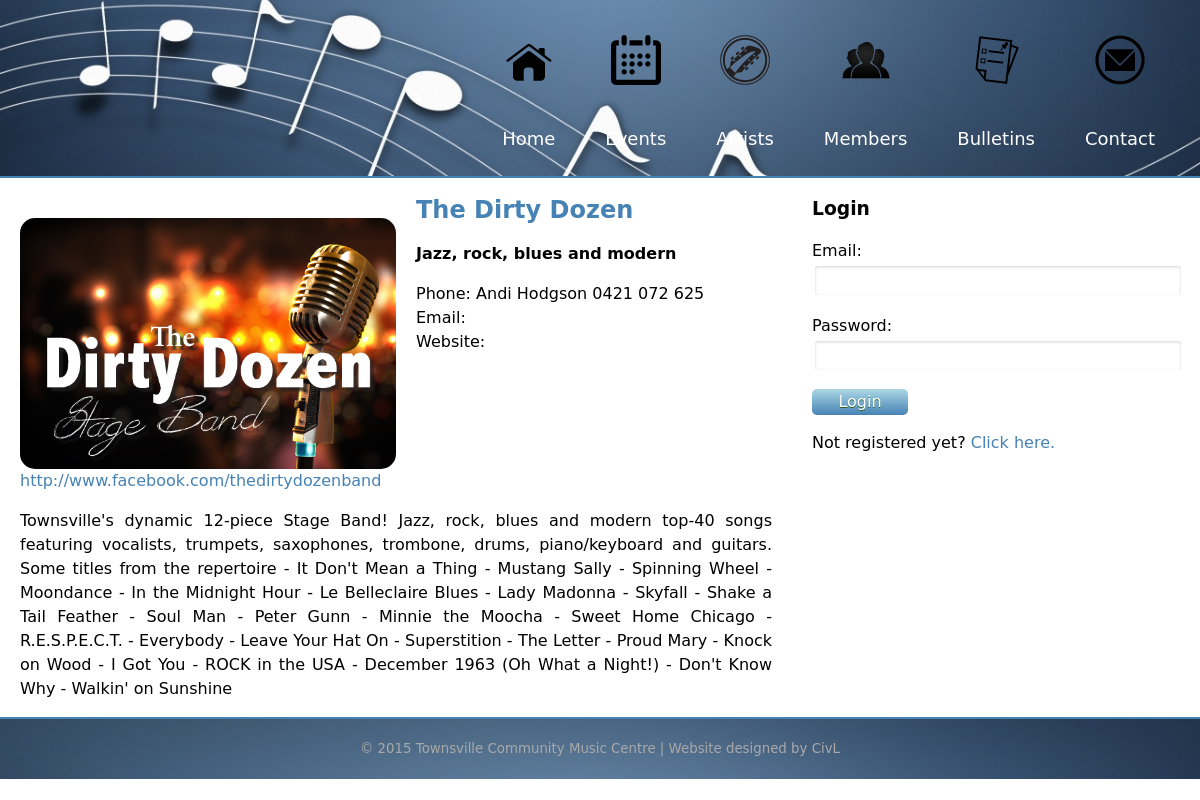
Page /artistDetail.php?artist_id=34 on the committed database.
### tables this page shows
CREATE TABLE "artist" (
  "artist_id" integer NOT NULL PRIMARY KEY AUTOINCREMENT,
  "artist_name" text NOT NULL,
  "artist_category" text NOT NULL,
  "artist_phone" text NOT NULL,
  "artist_email" text NOT NULL,
  "artist_website" text NOT NULL,
  "artist_photo" text NOT NULL,
  "artist_genre" text NOT NULL,
  "artist_info" text NOT NULL,
  "artist_featured" text NOT NULL,
  "user_id" text NOT NULL,
  FOREIGN KEY ("user_id") REFERENCES "user" ("user_id") ON DELETE NO ACTION ON UPDATE NO ACTION
);

### artistDetail.php (the view, shortened to what this page needs)
<?php include("header.php"); ?>
    <div class="container">
        <div class="row">
            <div id="main" class="col wide font-justify artistFull">
                <?php
                include("connectdb.php");
                $select = $dat->query('select * from artist where artist_id = ' . $_GET['artist_id']);
                $artist = $select->fetch(PDO::FETCH_ASSOC);
                    echo '<img src="' . $artist['artist_photo'] .'">';
                    echo '<a href="artistDetail.php?artist_id='. $artist["artist_id"] .'"><h2>'. $artist['artist_name'] .'</h2></a>';
                    echo '<p><strong>'. $artist["artist_genre"] .'</strong></p>';
                    echo '<p>Phone: '. $artist["artist_phone"] .'<br/>';
                        echo 'Email: '. $artist["artist_email"] .'<br/>';
                        $website = "http://www.". str_replace('www.','', $artist['artist_website']);
                        if(filter_var($website, FILTER_VALIDATE_URL)){
                        echo 'Website: <a href="'. $website.'">'. $website.'</a></p>';
                    }
                    echo '<p>'. $artist["artist_info"] .'</p>';
                ?>
            </div>
            <div id="sidebar" class="col narrow">
            </div>
        </div>
    </div>
<?php include("footer.php"); ?>

### css/style.css (style rules this page uses)
body { line-height:150%; font-family:"Lucida Grande", "Lucida Sans Unicode", "Lucida Sans", "DejaVu Sans", Verdana, sans-serif; }
a:link { color:steelblue; text-decoration:none; }
img { margin: 10px; }
.artistFull img { max-width: 50%; margin: 20px 20px 0 0; float: left; border-radius: 15px; }
.font-justify { text-align:justify; }
.container { width: 1200px; margin: 0 auto; }
.col { padding: 0 20px; }
.row:before, .row:after { content: ""; display: table; }
.row:after { clear: both; }
@media only screen { .col { float: left; width: 100%; -webkit-box-sizing: border-box; -moz-box-sizing: border-box; box-sizing: border-box; } }
@media only screen { .wide { width: 66%; } }
@media only screen { .narrow { width: 33%; } }

### rows in the picture
artist: artist_photo (picture), artist_name "The Dirty Dozen", artist_genre "Jazz, rock, blues and modern", artist_phone "Andi Hodgson 0421 072 625", artist_website "http://www.facebook.com/thedirtydozenband", artist_info "Townsville's dynamic 12-piece Stage Band! Jazz, rock, blues and modern top-40 songs featuring vocalists, trumpets, saxophones, trombone, drums, piano/keyboard and guitars. Some titles from the repertoire - It Don't Mean a Thing - Mustang Sally - Spinning Wheel - Moondance - In the Midnight Hour - Le Belleclaire Blues - Lady Madonna - Skyfall - Shake a Tail Feather - Soul Man - Peter Gunn - Minnie the Moocha - Sweet Home Chicago - R.E.S.P.E.C.T. - Everybody - Leave Your Hat On - Superstition - The Letter - Proud Mary - Knock on Wood - I Got You - ROCK in the USA - December 1963 (Oh What a Night!) - Don't Know Why - Walkin' on Sunshine"
